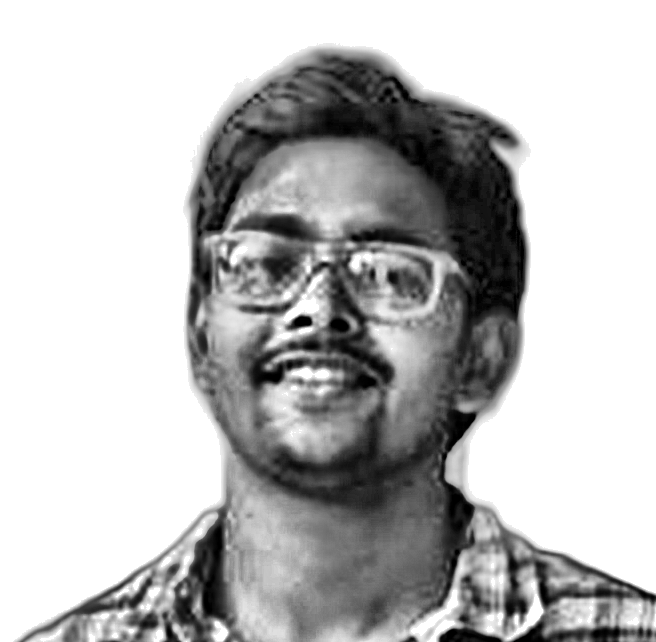
#> input picture source-prepped.png, 656 x 642 px, found by its file name
$ python make_ascii_svg.py
#> lines starting #> are read from the running program, lines starting #| are printed output that depends on the picture; after the words box and inside, x2 and y2 are one past the last pixel; in counts of white or black regions, pixels touching at a corner belong together
#!/usr/bin/env python3
"""
make_ascii_svg.py — convert source-prepped.png into a self-typing,
monochrome ASCII-portrait SVG.

    python scripts/make_ascii_svg.py        # writes saksham-ascii.svg
    STATIC=1 python scripts/make_ascii_svg.py   # frozen frame, no animation

Design rules that keep it looking clean instead of noisy:
  * ONE fill color. Per-character rainbow coloring is what makes most ASCII
    portraits read as static.
  * The ramp starts with a space, so bright pixels clear to nothing and only
    the subject prints.
  * Each row is wrapped in a horizontal clip that wipes left-to-right, with a
    block cursor riding the wipe edge, staggered top to bottom. It prints
    ONCE and freezes - no looping.
"""
from __future__ import annotations

import html
import os
from pathlib import Path

import numpy as np
from PIL import Image

SRC = Path("source-prepped.png")
MASK = Path("source-mask.png")
OUT = Path("saksham-ascii.svg")

COLS = 100
ROWS = 0   # 0 = derive from the photo's aspect ratio (chars are ~2x tall)

RAMP = " .`:-=+*cs#%@"  # bright (sparse) -> dark (dense)

# tone controls - tweak these if your photo comes out too dark or too washed
GAMMA = float(os.environ.get("GAMMA", "1.25"))  # <1 lightens, >1 darkens

CH_W = 6.2            # character advance for the mono font at FONT_PX
CH_H = 11.0
FONT_PX = 10.5
PAD = 14

INK = "#c9d1d9"       # single light-gray fill
CURSOR = "#39d353"
BG = "#0d1117"

ROW_DUR = 0.42        # how long one row takes to wipe in
ROW_STEP = 0.055      # stagger between consecutive rows
STATIC = os.environ.get("STATIC") == "1"


def load_grid() -> list[str]:
    global ROWS
    if not SRC.exists():
        raise SystemExit(f"missing {SRC} - run: python scripts/prep_photo.py <photo>")

    img = Image.open(SRC).convert("L")
#> img is the input picture: PIL image 656x642 L; min 0, max 255, mean 188.5

    # a character cell is ~2x taller than it is wide, so the row count has to
    # be scaled by CH_W/CH_H or the portrait comes out stretched
    if not ROWS:
        ROWS = max(12, round(COLS * (img.height / img.width) * (CH_W / CH_H)))
#> ROWS = 55

    img = img.resize((COLS, ROWS), Image.LANCZOS)
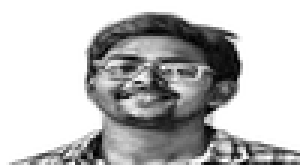
#> img: PIL image 100x55 L (shown 3 times larger); min 0, max 255, mean 188.4
    arr = np.asarray(img, dtype=np.float32) / 255.0

    # Auto-levels on the SUBJECT only. The background is pure white and would
    # otherwise dominate the histogram, leaving the face crushed into two or
    # three glyphs. Stretch the subject's real tonal range across the ramp.
    if MASK.exists():
        m = np.asarray(Image.open(MASK).convert("L").resize((COLS, ROWS),
                       Image.LANCZOS), dtype=np.float32) / 255.0
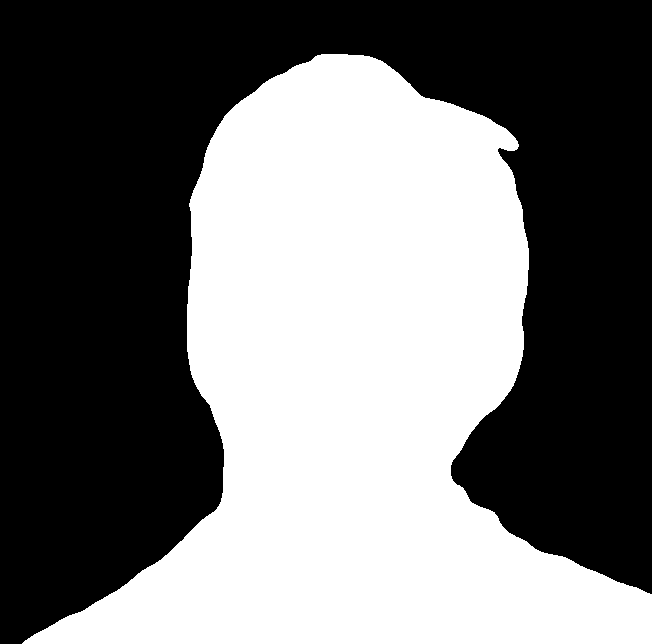
#> input picture source-mask.png, 652 x 644 px, found by its file name
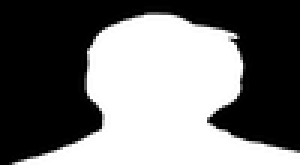
#> m: shape (55, 100) float32 (shown 3 times larger); min 0, max 1, mean 0.455
        inside = m > 0.5
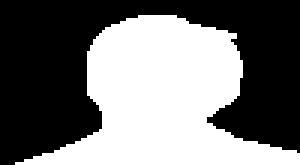
#> inside: shape (55, 100) bool (shown 3 times larger); 45.5% white; 1 white region, box (x1, y1, x2, y2) and area: (5, 5, 100, 55) 2500
        subject = arr[inside] if inside.sum() > 64 else arr[arr < 0.97]
#> subject = 2500 values, max 1 at index 731, min 0 at index 139, mean 0.437
    else:
        inside = None
        subject = arr[arr < 0.97]
    if subject.size > 64:
        lo = float(np.percentile(subject, 1.5))
#> lo = 0.0353
        hi = float(np.percentile(subject, 97.0))
#> hi = 0.879
        if hi - lo > 0.03:
            arr = np.clip((arr - lo) / (hi - lo), 0.0, 1.0)
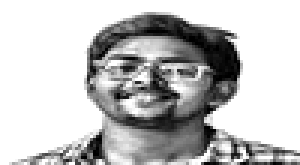
#> arr: shape (55, 100) float32 (shown 3 times larger); min 0, max 1, mean 0.758

    # gamma < 1 lightens midtones so dark clothing does not become a solid block
    arr = np.clip(arr, 0, 1) ** GAMMA
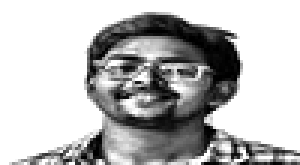
#> arr: shape (55, 100) float32 (shown 3 times larger); min 0, max 1, mean 0.732

    # force everything outside the subject to paper white -> ASCII whitespace
    if inside is not None:
        arr = np.where(inside, arr, 1.0)

    idx = ((1.0 - arr) * (len(RAMP) - 1)).round().astype(int)
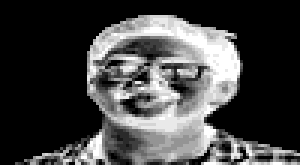
#> idx: shape (55, 100) int64 (shown 3 times larger); min 0, max 12, mean 3.18; drawn with min black and max white
    idx = np.clip(idx, 0, len(RAMP) - 1)

    rows = ["".join(RAMP[i] for i in row) for row in idx]
    return [r.rstrip() for r in rows]


def build(rows: list[str]) -> str:
    w = int(COLS * CH_W) + PAD * 2
    h = int(ROWS * CH_H) + PAD * 2 + 6
    total = ROW_STEP * len(rows) + ROW_DUR

    parts: list[str] = []
    parts.append(
        f'<svg xmlns="http://www.w3.org/2000/svg" width="{w}" height="{h}" '
        f'viewBox="0 0 {w} {h}" role="img" aria-label="ASCII portrait">'
    )
    parts.append(
        "<style>"
        "text{font-family:'SFMono-Regular',Consolas,'Liberation Mono',Menlo,monospace;"
        f"font-size:{FONT_PX}px;white-space:pre;letter-spacing:0}}"
        "</style>"
    )
    parts.append(f'<rect width="100%" height="100%" fill="{BG}" rx="10"/>')

    for i, line in enumerate(rows):
        if not line.strip():
            continue
        y = PAD + (i + 1) * CH_H
        wipe = int(len(line) * CH_W) + 2
        begin = round(i * ROW_STEP, 3)
        cid = f"c{i}"

        tl = f' textLength="{len(line) * CH_W:.1f}" lengthAdjust="spacingAndGlyphs"'

        if STATIC:
            parts.append(
                f'<text x="{PAD}" y="{y:.1f}" fill="{INK}"{tl}>{html.escape(line)}</text>'
            )
            continue

        # clip rectangle grows from 0 -> full row width, then freezes
        parts.append(
            f'<clipPath id="{cid}"><rect x="{PAD}" y="{y - CH_H:.1f}" '
            f'height="{CH_H + 2:.1f}" width="0">'
            f'<animate attributeName="width" from="0" to="{wipe}" '
            f'dur="{ROW_DUR}s" begin="{begin}s" fill="freeze" '
            f'calcMode="spline" keySplines="0.22 0.61 0.36 1" keyTimes="0;1"/>'
            f"</rect></clipPath>"
        )
        parts.append(
            f'<g clip-path="url(#{cid})">'
            f'<text x="{PAD}" y="{y:.1f}" fill="{INK}"{tl}>{html.escape(line)}</text>'
            f"</g>"
        )
        # block cursor rides the wipe edge, then disappears
        parts.append(
            f'<rect y="{y - CH_H + 2.2:.1f}" width="{CH_W:.1f}" height="{CH_H - 2.4:.1f}" '
            f'fill="{CURSOR}" opacity="0">'
            f'<animate attributeName="x" from="{PAD}" to="{PAD + wipe}" '
            f'dur="{ROW_DUR}s" begin="{begin}s" fill="freeze" '
            f'calcMode="spline" keySplines="0.22 0.61 0.36 1" keyTimes="0;1"/>'
            f'<animate attributeName="opacity" values="0;1;1;0" keyTimes="0;0.05;0.9;1" '
            f'dur="{ROW_DUR}s" begin="{begin}s" fill="freeze"/>'
            f"</rect>"
        )

    # trailing prompt cursor
    py = PAD + (len(rows) + 1) * CH_H
    blink = (
        ""
        if STATIC
        else f'<animate attributeName="opacity" values="1;0;1" dur="1.05s" '
        f'begin="{total:.2f}s" repeatCount="indefinite"/>'
    )
    op = "1" if STATIC else "0"
    show = (
        ""
        if STATIC
        else f'<set attributeName="opacity" to="1" begin="{total:.2f}s"/>'
    )
    parts.append(
        f'<rect x="{PAD}" y="{py - CH_H + 2.2:.1f}" width="{CH_W:.1f}" '
        f'height="{CH_H - 2.4:.1f}" fill="{CURSOR}" opacity="{op}">{show}{blink}</rect>'
    )
    parts.append("</svg>")
    return "".join(parts)


if __name__ == "__main__":
    grid = load_grid()
#> grid = 55 items
    OUT.write_text(build(grid), encoding="utf-8")
#> in build, `total = ROW_STEP * len(rows) + ROW_DUR`: total = 3.44
#> the loop in build, `for i, line in enumerate(rows):` made 55 passes
#> (y, wipe, begin, cid) on passes 6 to 17: (80, 367, 0.275, 'c5'), (91, 386, 0.33, 'c6'), (102, 392, 0.385, 'c7'), (113, 417, 0.44, 'c8'), (124, 448, 0.495, 'c9'), (135, 473, 0.55, 'c10'), (146, 491, 0.605, 'c11'), (157, 491, 0.66, 'c12'), (168, 479, 0.715, 'c13'), (179, 485, 0.77, 'c14'), (190, 491, 0.825, 'c15'), (201, 491, 0.88, 'c16')
#> after the loop in build, `for i, line in enumerate(rows):`: parts = 153 items
#> in build, `py = PAD + (len(rows) + 1) * CH_H`: py = 630
    print(f"wrote {OUT}  ({COLS}x{ROWS} chars, static={STATIC})")
#| wrote saksham-ascii.svg  (100x55 chars, static=False)
